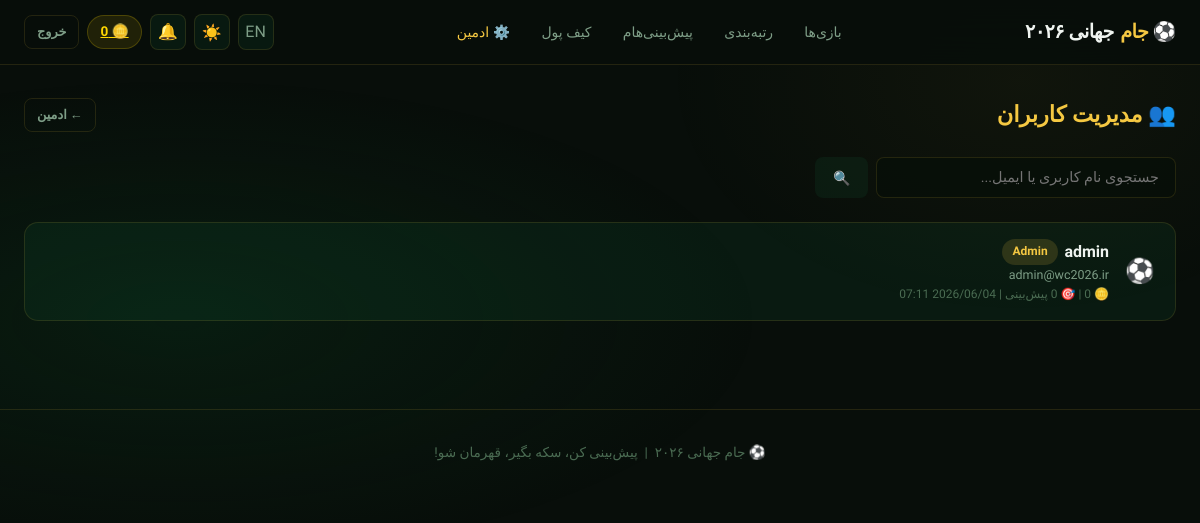
The page /admin/users.php (signed in) on the database its author committed.
### tables this page shows
CREATE TABLE users (
    id INT AUTO_INCREMENT PRIMARY KEY,
    username VARCHAR(50) UNIQUE NOT NULL,
    email VARCHAR(100) UNIQUE NOT NULL,
    password VARCHAR(255) NOT NULL,
    avatar VARCHAR(10) DEFAULT '⚽',
    coins INT DEFAULT 0,
    role ENUM('user','admin') DEFAULT 'user',
    subscription_status ENUM('free','premium') DEFAULT 'free',
    subscription_expires DATETIME DEFAULT NULL,
    is_active TINYINT(1) DEFAULT 1,
    lang VARCHAR(5) DEFAULT 'fa',
    created_at TIMESTAMP DEFAULT CURRENT_TIMESTAMP
);

### includes/config.php (called while the page is built, shortened)
<?php
function getDB(): mysqli {
    static $conn = null;
    if ($conn === null) {
        $conn = new mysqli(DB_HOST, DB_USER, DB_PASS, DB_NAME);
        $conn->set_charset('utf8mb4');
    }
    return $conn;
}
function e(string $str): string {
    return htmlspecialchars($str, ENT_QUOTES, 'UTF-8');
}
function isAdmin(): bool {
    return isset($_SESSION['role']) && $_SESSION['role'] === 'admin';
}
function getCurrentUser(): ?array {
    $db = getDB();
    $id = (int)$_SESSION['user_id'];
    $r = $db->query("SELECT * FROM users WHERE id=$id AND is_active=1");
    return $r ? $r->fetch_assoc() : null;
}
function getLang(): string {
    return 'fa';
}
function t(string $fa, string $en): string {
    return getLang() === 'fa' ? $fa : $en;
}
function isRTL(): bool {
    return getLang() === 'fa';
}
function formatDate(string $datetime, bool $timeOnly = false): string {
    $ts = strtotime($datetime);
    if (getLang() === 'fa') {
        return date('Y/m/d H:i', $ts);
    }
    return $timeOnly ? date('H:i', $ts) : date('M j, Y H:i', $ts);
}

### admin/users.php (the view, shortened to what this page needs)
<?php
require_once '../includes/config.php';
$db = getDB();
$search = trim($_GET['q'] ?? '');
$where  = $search ? "WHERE username LIKE '%".addslashes($search)."%' OR email LIKE '%".addslashes($search)."%'" : '';
$users  = $db->query("
    SELECT u.*, COUNT(p.id) as preds
    FROM users u
    LEFT JOIN predictions p ON u.id=p.user_id
    $where
    GROUP BY u.id
    ORDER BY u.created_at DESC
    LIMIT 100
")->fetch_all(MYSQLI_ASSOC);
include '../includes/header.php';
?>
<div style="display:flex;align-items:center;justify-content:space-between;margin-bottom:1.5rem;flex-wrap:wrap;gap:1rem">
    <h1 style="font-size:1.4rem;font-weight:900;color:var(--gold)">👥 <?= t('مدیریت کاربران','Manage Users') ?></h1>
    <a href="index.php" class="btn btn-outline btn-sm">← <?= t('ادمین','Admin') ?></a>
</div>
<form method="GET" style="margin-bottom:1.5rem;display:flex;gap:.5rem">
    <input type="text" name="q" value="<?= e($search) ?>" placeholder="<?= t('جستجوی نام کاربری یا ایمیل...','Search username or email...') ?>" style="max-width:300px">
    <button type="submit" class="btn btn-ghost">🔍</button>
</form>
<?php foreach ($users as $u): ?>
<div class="card user-row <?= !$u['is_active']?'':'' ?>" style="<?= !$u['is_active']?'opacity:.6':'' ?>">
    <div style="font-size:1.5rem"><?= $u['avatar'] ?></div>
    <div class="u-info">
        <div style="font-weight:700;display:flex;align-items:center;gap:.4rem">
            <?= e($u['username']) ?>
            <?php if ($u['role']==='admin'): ?><span class="badge badge-gold">Admin</span><?php endif; ?>
        </div>
        <div style="font-size:.78rem;color:var(--text2)"><?= e($u['email']) ?></div>
        <div style="font-size:.75rem;color:var(--text3)">
            🪙 <?= number_format($u['coins']) ?> |
            🎯 <?= $u['preds'] ?> <?= t('پیش‌بینی','preds') ?> |
            <?= formatDate($u['created_at']) ?>
        </div>
    </div>
</div>
<?php endforeach; ?>
<?php include '../includes/footer.php'; ?>

### includes/header.php (shortened to what this page needs)
<?php
$user = getCurrentUser();
$lang = getLang();
$rtl  = isRTL();
$dir  = $rtl ? 'rtl' : 'ltr';
$page = basename($_SERVER['PHP_SELF'], '.php');
?>
<!DOCTYPE html>
<html lang="<?= $lang ?>" dir="<?= $dir ?>">
<head>
</head>
<body data-theme="<?= isset($_COOKIE['theme']) ? e($_COOKIE['theme']) : 'dark' ?>">
<nav>
    <div class="nav-inner">
        <a href="<?= SITE_URL ?>/index.php" class="logo">
            ⚽ <?= t('جام','WC') ?><em><?= t('جهانی ۲۰۲۶',' 2026') ?></em>
        </a>
        <ul class="nav-links">
            <li><a href="<?= SITE_URL ?>/index.php" class="<?= $page==='index'?'active':'' ?>"><?= t('بازی‌ها','Matches') ?></a></li>
            <li><a href="<?= SITE_URL ?>/leaderboard.php" class="<?= $page==='leaderboard'?'active':'' ?>"><?= t('رتبه‌بندی','Leaderboard') ?></a></li>
            <?php if ($user): ?>
            <li><a href="<?= SITE_URL ?>/predictions.php" class="<?= $page==='predictions'?'active':'' ?>"><?= t('پیش‌بینی‌هام','My Predictions') ?></a></li>
            <li><a href="<?= SITE_URL ?>/wallet.php" class="<?= $page==='wallet'?'active':'' ?>"><?= t('کیف پول','Wallet') ?></a></li>
            <?php if (isAdmin()): ?>
            <li><a href="<?= SITE_URL ?>/admin/index.php" class="<?= strpos($page,'admin')!==false?'active':'' ?>" style="color:var(--gold)">⚙️ <?= t('ادمین','Admin') ?></a></li>
            <?php endif; ?>
            <?php endif; ?>
        </ul>
        <div class="nav-actions">
            <a href="?lang=<?= $lang==='fa'?'en':'fa' ?>" class="icon-btn" title="<?= t('English','فارسی') ?>">
                <?= $lang==='fa' ? 'EN' : 'FA' ?>
            </a>
            <button class="icon-btn" id="themeToggle" title="<?= t('تم روشن','Dark mode') ?>">
                <span id="themeIcon">🌙</span>
            </button>
            <?php if ($user): ?>
                <a href="<?= SITE_URL ?>/notifications.php" class="icon-btn notif-btn" title="<?= t('اعلان‌ها','Notifications') ?>">
                    🔔
                </a>
                <a href="<?= SITE_URL ?>/wallet.php" class="coin-chip hide-mobile">
                    🪙 <?= number_format($user['coins']) ?>
                </a>
                <a href="<?= SITE_URL ?>/logout.php" class="btn btn-outline btn-sm hide-mobile"><?= t('خروج','Logout') ?></a>
            <?php else: ?>
                <a href="<?= SITE_URL ?>/login.php" class="btn btn-outline btn-sm"><?= t('ورود','Login') ?></a>
                <a href="<?= SITE_URL ?>/register.php" class="btn btn-gold btn-sm"><?= t('ثبت‌نام','Register') ?></a>
            <?php endif; ?>
        </div>
    </div>
</nav>
<main>

### admin/users.php (style rules this page uses)
.user-row { padding:1rem 1.25rem;margin-bottom:.5rem;display:flex;align-items:center;gap:1rem;flex-wrap:wrap; }
.u-info { flex:1;min-width:180px; }

### rows shown on the page
users: coins "0", avatar "⚽", username "admin", role "Admin", email "admin@wc2026.ir", created_at "2026/06/04 07:11"

### other values the page prints
t('جام','WC') "جام"
t('جهانی ۲۰۲۶',' 2026') "جهانی ۲۰۲۶"
t('بازی‌ها','Matches') "بازی‌ها"
t('رتبه‌بندی','Leaderboard') "رتبه‌بندی"
t('پیش‌بینی‌هام','My Predictions') "پیش‌بینی‌هام"
t('کیف پول','Wallet') "کیف پول"
t('ادمین','Admin') "ادمین"
t('خروج','Logout') "خروج"
t('مدیریت کاربران','Manage Users') "مدیریت کاربران"
t('پیش‌بینی کن، سکه بگیر، قهرمان شو!', 'Predict. Earn. Win.') "پیش‌بینی کن، سکه بگیر، قهرمان شو!"
